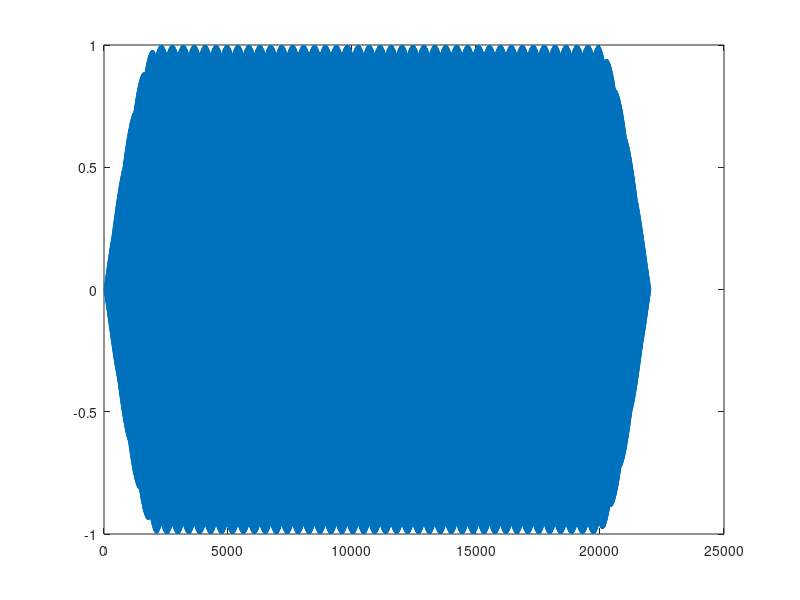

MATLAB code for this plot:
% prepare tone
cf = 2000;                  % carrier frequency (Hz)
sf = 22050;                 % sample frequency (Hz)
d = 1.0;                    % duration (s)
n = sf * d;                 % number of samples
s = (1:n) / sf;             % sound data preparation
s = sin(2 * pi * cf * s);   % sinusoidal modulation

% prepare ramp
dr = d / 10;
nr = floor(sf * dr);
r = sin(linspace(0, pi/2, nr));
r = [r, ones(1, n - nr * 2), fliplr(r)];

% make ramped sound
s = s .* r;
sound(s, sf);               % sound presentation
pause(d + 0.5);             % waiting for sound end
plot(s);
